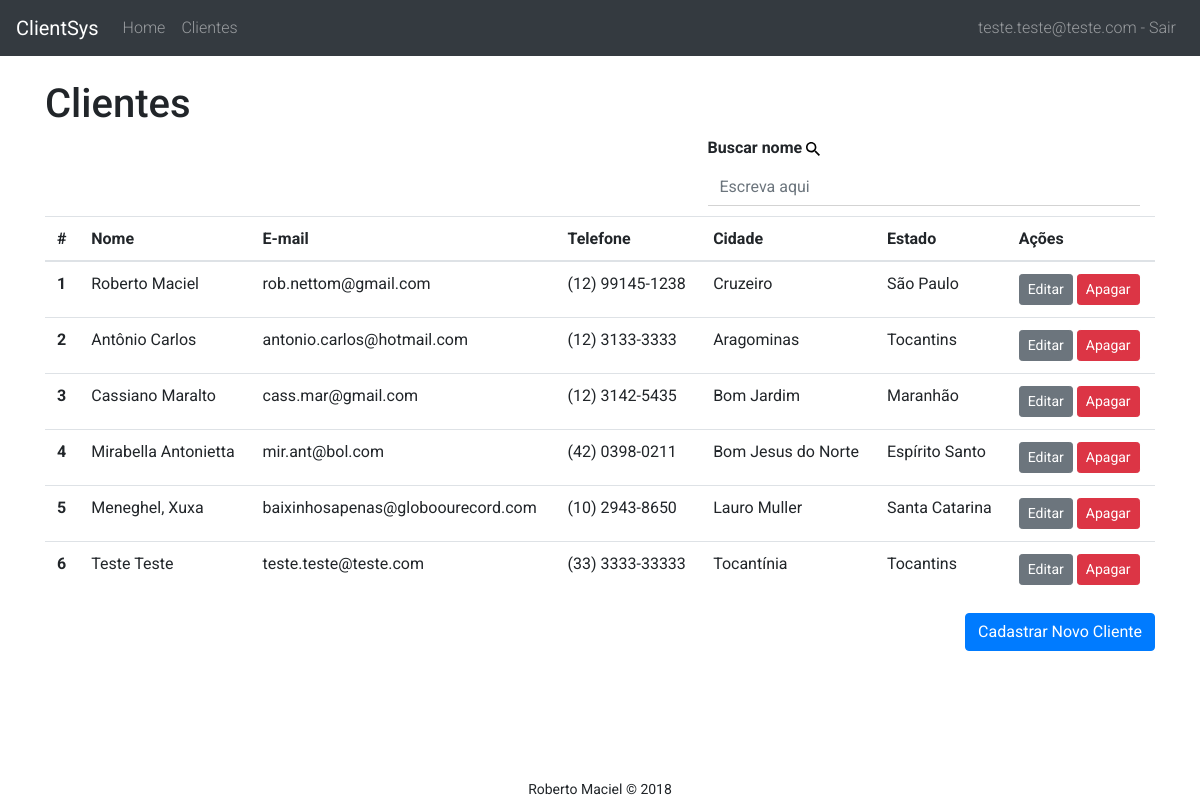
Screenshot of /showClientList.php (signed in) with the database file from the repository.
### tables this page shows
CREATE TABLE `clients` (
  `id` int(11) NOT NULL,
  `email` varchar(150) NOT NULL,
  `name` varchar(50) NOT NULL,
  `city` varchar(50) NOT NULL,
  `state` varchar(40) NOT NULL,
  `phone` varchar(15) NOT NULL
);

### connection.php (called while the page is built, shortened)
<?php
class CONNECTION
{
    public $user = "root";
    public $password = "";
    public $host = "127.0.0.1";
    public $dbname = "clientsys";
    public function Connect()
    {
        $connect = new PDO("mysql:host=$this->host;port=3306;dbname=$this->dbname", $this->user, $this->password);
        $connect->setAttribute(PDO::ATTR_ERRMODE, PDO::ERRMODE_EXCEPTION);
        $connect->exec("set names utf8");
        return $connect;
    }
    public function GetClientList()
    {
        $connection = new CONNECTION();
        try {
            $connect = $connection->Connect();
            $connect->exec("set names utf8");
            $lines = $connect->query("SELECT * FROM clients");
            return $lines;
        } catch (PDOException $e) {
            echo "Deu erro... " . $e->getMessage();
        }
    }
}

### showClientList.php (the view, shortened to what this page needs)
<html>
<head>
  <link rel="stylesheet" href="https://stackpath.bootstrapcdn.com/bootstrap/4.1.1/css/bootstrap.min.css"
>
  <link rel="stylesheet" href="css/style.css" />
</head>
<body>
  <?php
include_once "include/navbar.php";
include_once "connection.php";
?>
  <div id="content">
    <div class="container">
      <h1>
        Clientes
      </h1>
        <div class="col-md-5 float-right">
          <label for="name">
            <strong>Buscar nome</strong>
          </label>
          <input type="text" class="form-control" name="nameSearch" id="nameSearch" aria-describedby="nameSearchHelp" placeholder="Escreva aqui">
        </div>
      <table class="table">
        <thead>
          <tr>
            <th scope="col">#</th>
            <th scope="col">Nome</th>
            <th scope="col">E-mail</th>
            <th scope="col">Telefone</th>
            <th scope="col">Cidade</th>
            <th scope="col">Estado</th>
            <th scope="col">Ações</th>
          </tr>
        </thead>
        <tbody>
          <?php
$connection = new CONNECTION();
$lines = $connection->GetClientList();
foreach ($lines as $line) {
    ?>
          <tr>
            <th scope="row">
              <?php echo $line["id"]; ?>
            </th>
            <td>
              <?php echo $line["name"]; ?>
            </td>
            <td>
              <?php echo $line["email"]; ?>
            </td>
            <td>
              <?php echo $line["phone"]; ?>
            </td>
            <td>
              <?php echo $line["city"]; ?>
            </td>
            <td>
              <?php echo $line["state"]; ?>
            </td>
            <td>
              <a class="btn btn-sm btn-secondary" href="editClient.php?id=<?php echo $line["id"] ?>">Editar</a>
              <a class="btn btn-sm btn-danger" href="client.php?id=<?php echo $line["id"] ?>&action=erase">Apagar</a>
            </td>
          </tr>
          <?php
}
?>
        </tbody>
      </table>
      <a href="registerClient.php">
        <button class="btn btn-primary float-right">Cadastrar Novo Cliente</button>
      </a>
    </div>
  </div>
  <?php include_once "include/footer.php"?>
</body>
</html>

### include/navbar.php (shortened to what this page needs)
<?php
if ((!isset($_SESSION["email"]) == true) and (!isset($_SESSION["password"]) == true)) {
    unset($_SESSION["email"]);
    unset($_SESSION["password"]);
    $logged = false;
} else {
    $logged = $_SESSION["email"];
}
?>
<nav class="navbar navbar-expand-md navbar-dark bg-dark fixed-top">
  <a class="navbar-brand" href="index.php">ClientSys</a>
  <div class="collapse navbar-collapse" id="navbarsExampleDefault">
    <?php
if (!$logged) {
    ?>
    <ul class="navbar-nav mr-auto">
      <li class="nav-item">
        <a class="nav-link" href="index.php">Home</a>
      </li>
    </ul>
    <ul class="navbar-nav navbar-right">
      <li class="nav-item">
        <a class="nav-link" id="login-button" data-toggle="modal" data-target="#login-box">Login</a>
      </li>
    </ul>
    <?php
} else {
    ?>
    <ul class="navbar-nav mr-auto">
      <li class="nav-item">
        <a class="nav-link" href="index.php">Home</a>
      </li>
      <li class="nav-item">
        <a class="nav-link" href="showClientList.php">Clientes</a>
      </li>
    </ul>
    <ul class="navbar-nav navbar-right">
      <li class="nav-item">
        <a class="nav-link" href="getLog.php?action=logout">
          <?php echo $logged ?> - Sair
        </a>
      </li>
    </ul>
    <?php
}
?>
  </div>
</nav>

### include/footer.php
<?php
$nome = "Roberto Maciel";
$ano = "2018";
?>
<div class="footer">
    <span><?php echo $nome . " © " . $ano ?></span>
</div>

### css/style.css (style rules this page uses)
* { font-family: 'Roboto', sans-serif; }
body { margin-top: 80px; margin-bottom: 60px; }
.footer { position: absolute; right: 0; bottom: 0; left: 0; text-align: center; font-size: 14px; }
.nav-item a { font-weight: 300; }
#nameSearch { border: none; border-radius: 0; border-bottom: #d3d3d3 solid 1px; margin-bottom: 10px; }
.searchIcon { fill: black; height: 14px; animation: 2s search infinite; }

### rows the page displays
clients: id "1", name "Roberto Maciel", email "rob.nettom@gmail.com", phone "(12) 99145-1238", city "Cruzeiro", state "São Paulo"
clients: id "2", name "Antônio Carlos", email "antonio.carlos@hotmail.com", phone "(12) 3133-3333", city "Aragominas", state "Tocantins"
clients: id "3", name "Cassiano Maralto", email "cass.mar@gmail.com", phone "(12) 3142-5435", city "Bom Jardim", state "Maranhão"
clients: id "4", name "Mirabella Antonietta", email "mir.ant@bol.com", phone "(42) 0398-0211", city "Bom Jesus do Norte", state "Espírito Santo"
clients: id "5", name "Meneghel, Xuxa", email "baixinhosapenas@globoourecord.com", phone "(10) 2943-8650", city "Lauro Muller", state "Santa Catarina"
clients: id "6", name "Teste Teste", email "teste.teste@teste.com", phone "(33) 3333-33333", city "Tocantínia", state "Tocantins"

### other values shown
$logged "teste.teste@teste.com"
$nome "Roberto Maciel"
$ano "2018"
